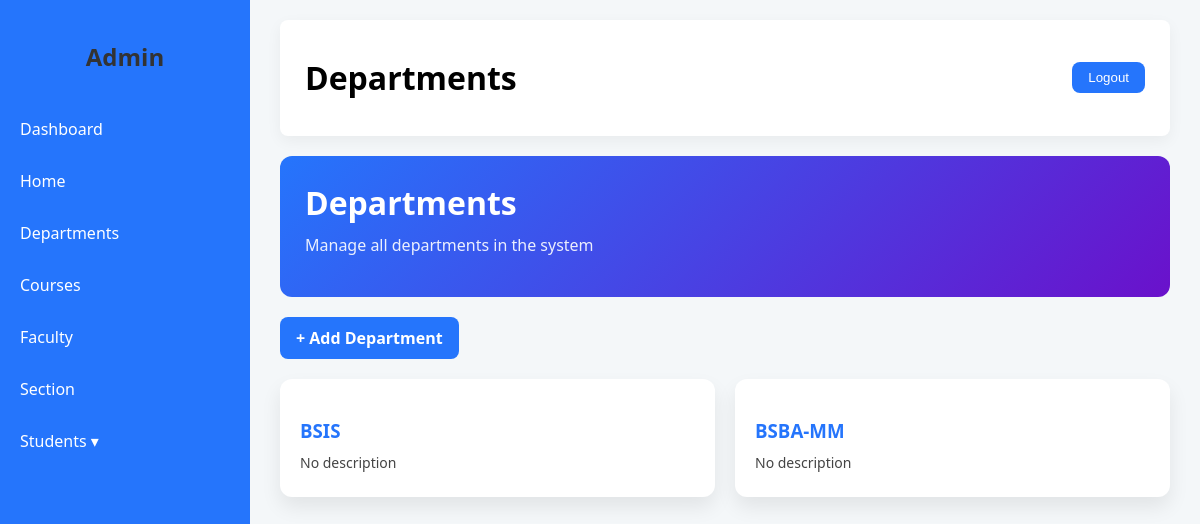
Page /grading/departments/ on the committed database.
### grading_system/models.py (models this page shows, shortened)
class Department(models.Model):
    name = models.CharField(max_length=100)
    description = models.TextField(blank=True)

### grading_system/views.py (the view)
# urls.py: path('departments/', views.department_list, name='department_list'),
def department_list(request):
    departments = Department.objects.all()
    return render(request, 'core/departments.html', {
        'departments': departments
    })

### grading_system/templates/core/departments.html (shortened to what this page needs)
{% extends 'core/base.html' %}
{% load static %}
{% block header %}
Departments
{% endblock %}
{% block extra_css %}
<link rel="stylesheet" href="{% static 'core/grading.css' %}">
{% endblock %}
{% block content %}
<div class="grading-header">
    <h1>Departments</h1>
    <p>Manage all departments in the system</p>
</div>
<a href="{% url 'grading_system:add_department' %}" class="add-btn">
    + Add Department
</a>
<div class="dept-grid">
    {% for dept in departments %}
    <div class="dept-card">
        <h3>{{ dept.name }}</h3>
        <p>{{ dept.description|default:"No description" }}</p>
    </div>
    {% empty %}
    <p>No departments yet.</p>
    {% endfor %}
</div>
{% endblock %}

### grading_system/static/core/dashboard.css (style rules this page uses)
body { margin: 0; font-family: 'Segoe UI', Tahoma, Geneva, Verdana, sans-serif; background: #f4f7f9; display: flex; }

### grading_system/static/core/grading.css (style rules this page uses)
.grading-header { background: linear-gradient(135deg, #2575fc, #6a11cb); color: white; padding: 30px; border-radius: 12px; margin-bottom: 20px; }
.grading-header h1 { margin: 0; }
.grading-header p { margin-top: 10px; opacity: 0.9; }
.grading-header { background: linear-gradient(135deg, #2575fc, #6a11cb); color: white; padding: 25px; border-radius: 12px; margin-bottom: 20px; }
.add-btn { display: inline-block; margin-bottom: 20px; background: #2575fc; color: white; padding: 10px 16px; border-radius: 8px; text-decoration: none; transition: 0.3s; }
.dept-card { background: white; padding: 20px; border-radius: 12px; box-shadow: 0 10px 20px rgba(0,0,0,0.08); transition: 0.3s; }
.dept-grid { display: grid; grid-template-columns: repeat(auto-fit, minmax(250px, 1fr)); gap: 15px; }
.add-btn { display: inline-block; margin-bottom: 20px; padding: 10px 16px; background: #2575fc; color: white; border-radius: 8px; text-decoration: none; font-weight: bold; transition: 0.3s; }
.dept-grid { display: grid; grid-template-columns: repeat(auto-fit, minmax(250px, 1fr)); gap: 20px; }
.dept-card { background: white; border-radius: 12px; padding: 20px; box-shadow: 0 10px 20px rgba(0,0,0,0.08); transition: 0.3s; }
.dept-card h3 { margin-bottom: 10px; color: #2575fc; }
.dept-card p { margin: 5px 0; color: #444; font-size: 14px; }

### rows in the picture
Department: name "BSIS", description "No description"
Department: name "BSBA-MM", description "No description"
